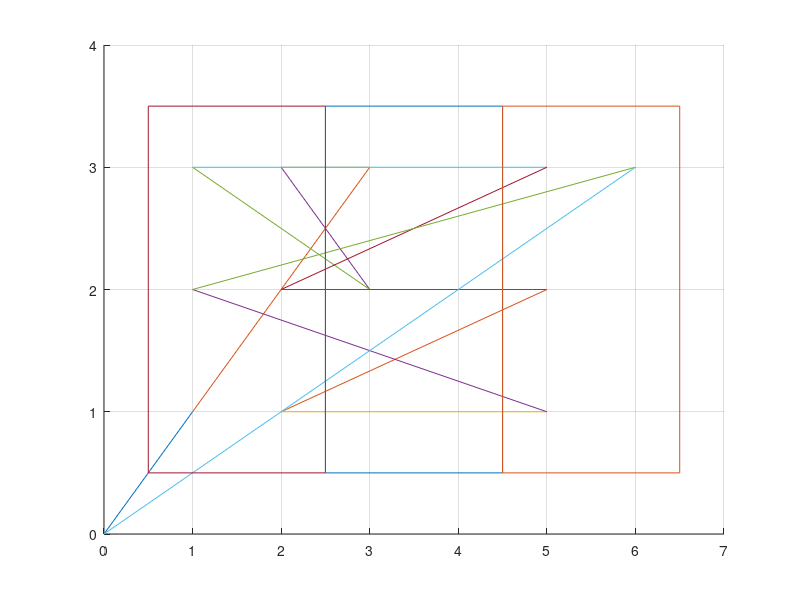

MATLAB code for this plot:
%% Test of route generation for genetic algorithm
%% FE 2020

%% Mostly manually set start and end positions with random target groups for each seedling
n = 6;
vertices = 2*n+1;
startEnd = [0 0];
seedlings = [1 1 randi([1 2],1),
    1 2 randi([1 2],1),
    2 1 randi([1 2],1),
    2 2 randi([1 2],1),
    1 3 randi([1 2],1),
    2 3 randi([1 2],1)];
target1 = [3 3,
    3 2,
    3 1,
    4 3,
    4 2,
    4 1];

target2 = [5 3,
    5 2,
    5 1,
    6 3,
    6 2,
    6 1];

%% Squares
X1 = 0.5;
X2 = 2.5;
Y1 = 0.5;
Y2 = 3.5;

squareX1 = [X1, X2, X2, X1, X1];
squareY1 = [Y1, Y1, Y2, Y2, Y1];
squareX2 = [X1+2, X2+2, X2+2, X1+2, X1+2];
squareY2 = [Y1, Y1, Y2, Y2, Y1];
squareX3 = [X1+4, X2+4, X2+4, X1+4, X1+4];
squareY3 = [Y1, Y1, Y2, Y2, Y1];

%% Initialize stuff
currentRecord = 999999;
recordDistance = 999999;
maxIter = 10000;
iterCount = 0;
popSize = 10;
routeMatrix = zeros(popSize, vertices+1, 2);
population = zeros(popSize,n);
fitness = zeros(popSize,1);

for i = 1:popSize
    population(i,:) = randperm(n,n);
end

while iterCount < maxIter
    %% Calculate Fitness
    for i = 1:popSize
        %% Generate routeMatrix depending on populations
        posCount = 2;
        targetCount1 = 1;
        targetCount2 = 1;
        for j = 1:length(population(i,:))
            routeMatrix(i,posCount,:) = seedlings(population(i,j),1:2);
            if seedlings(population(i,j),3) == 1
                routeMatrix(i,posCount+1,:) = target1(targetCount1,:);
                targetCount1 = targetCount1 + 1;
            end
            if seedlings(population(i,j),3) == 2
                routeMatrix(i,posCount+1,:) = target2(targetCount2,:);
                targetCount2 = targetCount2 + 1;
            end
            posCount = posCount + 2;
        end
        %% Calculation of route length
        routeLength = 0;
        for k = 2:vertices
            verticeLength = abs(sqrt(routeMatrix(i,k,1)^2+routeMatrix(i,k,2)^2)...
                - sqrt(routeMatrix(i,k-1,1)^2+routeMatrix(i,k-1,2)^2));
            routeLength = routeLength + verticeLength;
        end
        
        %% Update best populations
        if routeLength < recordDistance
            recordDistance = routeLength;
            bestEver = population(i,:);
            
            %% Plot route
            figure(1);
            clf(figure(1));
            xlim([0 7]);
            ylim([0 4]);
            grid on;
            for l = 1:vertices
                hold on
                plot(routeMatrix(i,[l, l+1],1), routeMatrix(i,[l, l+1],2))
            end
            plot(squareX1, squareY1);
            plot(squareX2, squareY2);
            plot(squareX3, squareY3);
        end
        
        if routeLength < currentRecord
            currentRecord = routeLength;
            currentBest = population(i,:);                       
        end
        
        %% Calculate fitness
        fitness(i,1) = routeLength;%1 / (routeLength^8 + 1);
    end
    
    %% Normalize Fitness
    sumFitness = 0;
    for i = 1:popSize
        sumFitness = sumFitness + fitness(i,1);
    end
    
    for i = 1:popSize
        fitness(i,1) = fitness(i,1) / sumFitness;
    end
                
    %% Increment iter
    iterCount = iterCount+1;
end
